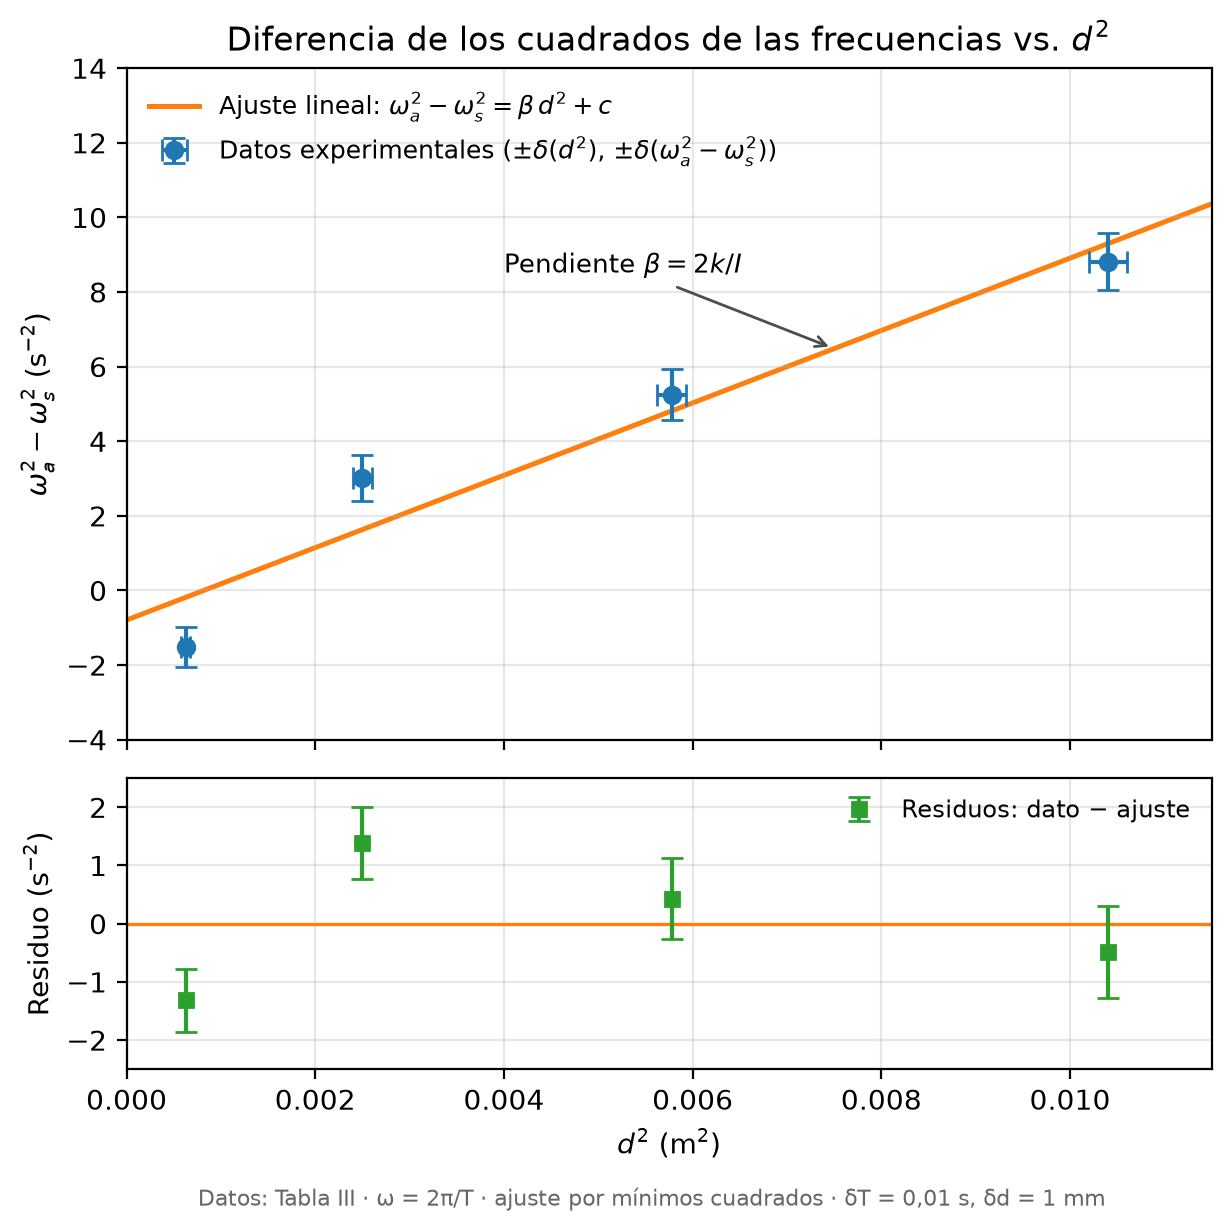

This figure's Python source:
"""Figura 5: diferencia de los cuadrados de las frecuencias de los modos vs. d^2.

Según la Ec. (10), omega_a^2 - omega_s^2 = (2k/I) d^2, así que la relación es lineal
con pendiente beta = 2k/I. La pendiente ajustada da k_din = I beta / 2.
"""

import matplotlib.pyplot as plt
import numpy as np

# Datos (Tabla III)
d = np.array([0.025, 0.050, 0.076, 0.102])  # m
Ts = np.array([1.26, 1.26, 1.24, 1.24])  # s
Ta = np.array([1.30, 1.19, 1.13, 1.07])  # s

# Incertidumbres instrumentales
dd = np.full_like(d, 0.001)  # m (regla)
dT = np.full_like(Ts, 0.01)  # s (resolución de los periodos)

I, DI = 2.782e-2, 0.014e-2  # kg m^2 (Ec. 7.2)

ws2 = (2 * np.pi / Ts) ** 2
wa2 = (2 * np.pi / Ta) ** 2
y = wa2 - ws2  # s^-2
dy = np.sqrt((2 * ws2 * dT / Ts) ** 2 + (2 * wa2 * dT / Ta) ** 2)

x = d**2  # m^2
dx = 2 * d * dd

# Ajuste lineal por mínimos cuadrados: y = beta x + c
n = len(x)
beta, c = np.polyfit(x, y, 1)
res = y - (beta * x + c)

s = np.sqrt(np.sum(res**2) / (n - 2))
sxx = np.sum((x - x.mean()) ** 2)
dbeta = s / np.sqrt(sxx)
dc = s * np.sqrt(np.sum(x**2) / (n * sxx))
r = np.corrcoef(x, y)[0, 1]

k_din = I * beta / 2
dk_din = 0.5 * np.hypot(beta * DI, I * dbeta)

dy_eff = np.sqrt(dy**2 + (beta * dx) ** 2)

print(f"beta = ({beta:.0f} ± {dbeta:.0f}) s^-2 m^-2")
print(f"c = ({c:.1f} ± {dc:.1f}) s^-2")
print(f"R = {r:.4f}")
print(f"k_din = I beta / 2 = ({k_din:.1f} ± {dk_din:.1f}) N/m")

fig, (ax, axr) = plt.subplots(
    2,
    1,
    figsize=(7, 6.5),
    sharex=True,
    gridspec_kw={"height_ratios": [3, 1.3], "hspace": 0.08},
)

x_line = np.linspace(0, 0.0115, 200)
ax.plot(
    x_line,
    beta * x_line + c,
    color="C1",
    lw=1.8,
    label=r"Ajuste lineal: $\omega_a^2-\omega_s^2 = \beta\,d^2 + c$",
    zorder=1,
)
ax.errorbar(
    x,
    y,
    xerr=dx,
    yerr=dy,
    fmt="o",
    color="C0",
    ecolor="C0",
    capsize=4,
    ms=6,
    label=r"Datos experimentales ($\pm\delta(d^2)$, $\pm\delta(\omega_a^2-\omega_s^2)$)",
    zorder=2,
)

ax.annotate(
    r"Pendiente $\beta = 2k/I$",
    xy=(0.0075, beta * 0.0075 + c),
    xytext=(0.0040, 8.5),
    fontsize=9.5,
    arrowprops=dict(arrowstyle="->", color="0.3"),
)

ax.set_ylim(-4, 14)
ax.set_ylabel(r"$\omega_a^2-\omega_s^2$ (s$^{-2}$)")
ax.set_title(r"Diferencia de los cuadrados de las frecuencias vs. $d^2$")
ax.grid(alpha=0.3)
ax.legend(loc="upper left", frameon=False, fontsize=9)

axr.axhline(0, color="C1", lw=1.2)
axr.errorbar(
    x,
    res,
    yerr=dy_eff,
    fmt="s",
    color="C2",
    ecolor="C2",
    capsize=4,
    ms=5,
    label="Residuos: dato − ajuste",
)
axr.set_xlabel(r"$d^2$ (m$^2$)")
axr.set_ylabel(r"Residuo (s$^{-2}$)")
axr.grid(alpha=0.3)
axr.legend(loc="upper right", frameon=False, fontsize=8.5)
lim = 1.25 * np.max(np.abs(res) + dy_eff)
axr.set_ylim(-lim, lim)
axr.set_xlim(0, 0.0115)

fig.text(
    0.5,
    0.005,
    "Datos: Tabla III · ω = 2π/T · ajuste por mínimos cuadrados · δT = 0,01 s, δd = 1 mm",
    ha="center",
    fontsize=8,
    color="0.4",
)

fig.savefig("figura5_diferencia_cuadrados.png", dpi=200, bbox_inches="tight")
fig.savefig("figura5_diferencia_cuadrados.pdf", bbox_inches="tight")
